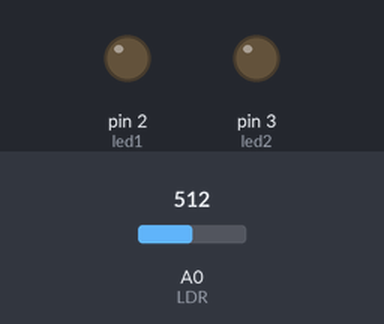
Simulated run of this sketch. Board: Arduino Uno, built with avr-gcc and run on an emulated ATmega328P. On the bench: output pins drawn as LEDs (lit = HIGH). The test bench sets the inputs (shaded band); at power-on: A0 (LDR) = 512. What the sketch prints to the serial monitor is not drawn.

Above: at 1.3 s.
1.4 s: A0 (LDR) set to 11
3.2 s: A0 (LDR) set to 8
At 5.2 s:
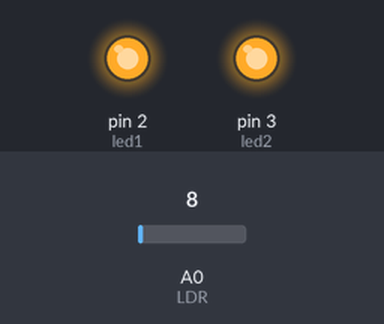
5.5 s: A0 (LDR) set to 122
At 6.5 s:
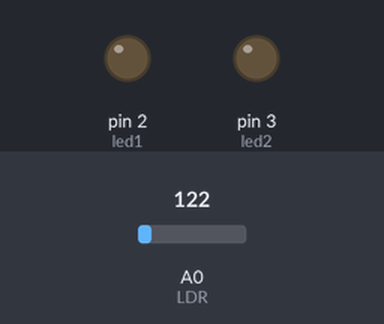
7.5 s: A0 (LDR) set to 0
At 9.4 s:
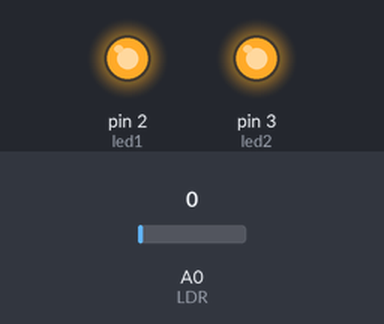
Timing chart, 0 to 10.6 s (numbered marks = the images above; inputs shaded):
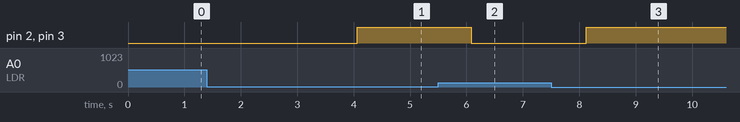

Measured:
- the behaviour switches between 10 and 9 on A0 (LDR) (found by bisection; images 0 and 1)
- after the input at 1.4 s, every drawn part: stays the same
- after the input at 3.2 s, pin 2 (led1), pin 3 (led2): LOW → HIGH after 0.86 s
- after the input at 5.5 s, pin 2 (led1), pin 3 (led2): HIGH → LOW after 0.58 s
- after the input at 7.5 s, pin 2 (led1), pin 3 (led2): LOW → HIGH after 0.62 s

The sketch:

StreetLightProject.ino
```cpp
int led1 = 2;
int led2 = 3;
int LDR = A0;

void setup () {
  pinMode(led1, OUTPUT);
  pinMode(led2, OUTPUT);
  pinMode(LDR, INPUT);
  Serial.begin(9600);
}

void loop() {
  int LDRValue = analogRead(LDR);
  Serial.print("sensor = ");
  Serial.print(LDRValue);
  delay(500);

  digitalWrite(led1, LOW);
  digitalWrite(led2, LOW);
  Serial.println(" It's Bright Outside; Lights Status: OFF");

  if (LDRValue < 10) {
    digitalWrite(led1, HIGH);
    digitalWrite(led2, HIGH);
    Serial.println("Its Dark Outside");
  }
  else {
     digitalWrite(led1, LOW);
     digitalWrite(led2, LOW);
     Serial.println("Its Bright Outside");

  }
}
```
